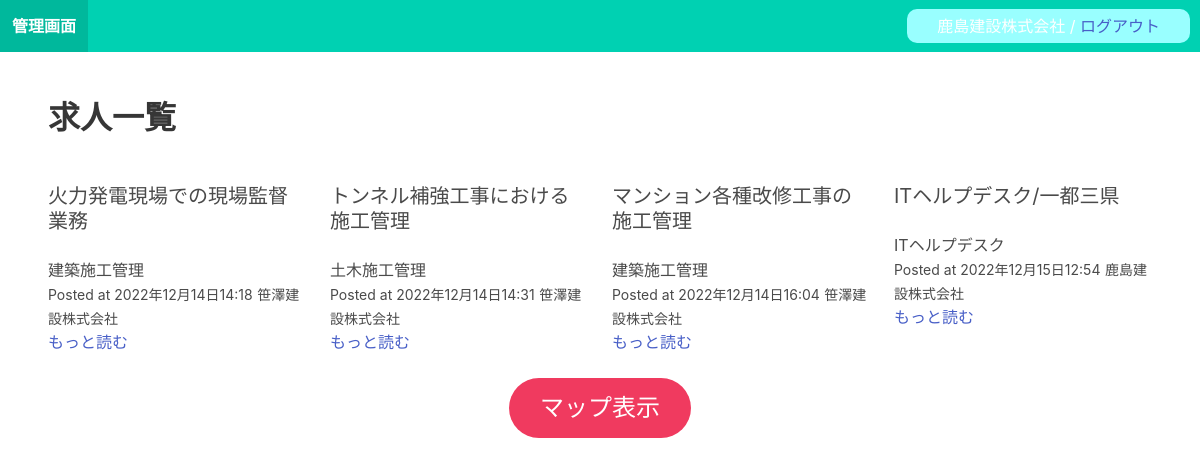
The page /provider/ (signed in) on the database its author committed.
### camos_app/models.py (models this page shows)
class Post(models.Model):
    title = models.CharField(max_length=255)
    slug = models.SlugField()
    job = models.CharField(max_length=255)
    qualification = models.CharField(max_length=255)
    location = models.CharField(max_length=255)
    price = models.IntegerField()
    body = models.TextField()
    agent = models.CharField(max_length=255)
    data_added = models.DateTimeField(auto_now_add=True)
    create_user = models.ForeignKey(get_user_model(),on_delete=models.CASCADE)

### camos_app/views.py (the view)
# urls.py: path('provider/', provider_frontpage, name="provider_frontpage"),
@login_required(login_url='providerlogin/')
def provider_frontpage(request):
    posts = Post.objects.all()
    return render(request, "provider_frontpage.html", {"posts": posts})

### templates/provider_frontpage.html (shortened to what this page needs)
{% extends "provider_base.html" %}
{% block content %}
<h1 class="title">求人一覧</h1>
<br>
<div class="columns is-multiline">
    {% for post in posts %}
    <div class="column is-centered is-one-quarter">
        <h2 class="subtitle">{{post.title}}</h2>
        <p>{{post.job}}</p>
        <small>Posted at {{post.data_added}}</small>
        <small>{{post.create_user}}</small>
        <br>
        <a href="{% url 'post_detail' post.slug %}">もっと読む</a>
    </div>
    {% endfor %}
</div>
<div class="has-text-centered">
    <form action="{% url 'provider_map' %}" method="post">
        <button class="button is-danger is-rounded is-large is-hovered">マップ表示</button>
    </form>
</div>
{% endblock %}

### templates/provider_base.html (shortened to what this page needs)
<!DOCTYPE html>
<html lang="ja">
<head>
    <link rel="stylesheet" href="https://cdn.jsdelivr.net/npm/bulma@0.9.4/css/bulma.min.css">
</head>
<body>
    <nav class="navbar is-primary" style="display: flex; justify-content:space-between; align-items: center;">
            <div class="navbar-brand">
            <a href="{% url 'provider_frontpage' %}" class="navbar-item">
                <strong>管理画面</strong>
            </a>
            </div>
            <div style="margin-right: 10px; padding: 5px 30px; background-color: #99FFFF; border-radius: 10px;">
                {% if request.user.is_authenticated %}
                <div style="color: white;">{{request.user}} / <a href="{% url 'logout' %}">ログアウト</a></div>
                {% else %}
                <a href="{% url 'clientlogin' %}">ログイン</a>
                {% endif %}
            </div>
    </nav>
    <section class="section">
        <div>{% block content %} {% endblock %}</div>
    </section>
</body>
</html>

### rows shown on the page
Post: title "火力発電現場での現場監督業務", job "建築施工管理", data_added "2022年12月14日14:18", create_user "笹澤建設株式会社"
Post: title "トンネル補強工事における施工管理", job "土木施工管理", data_added "2022年12月14日14:31", create_user "笹澤建設株式会社"
Post: title "マンション各種改修工事の施工管理", job "建築施工管理", data_added "2022年12月14日16:04", create_user "笹澤建設株式会社"
Post: title "ITヘルプデスク/一都三県", job "ITヘルプデスク", data_added "2022年12月15日12:54", create_user "鹿島建設株式会社"

### other values the page prints
{{ request.user }} "鹿島建設株式会社"
